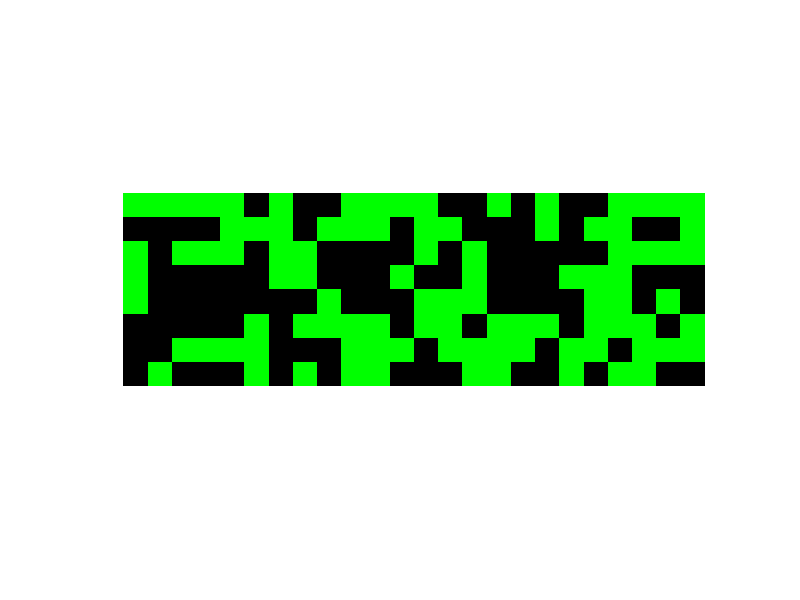

MATLAB code to generate this figure: (Note: this script raises an error after producing the figure.)
%% bigPat is 32x96 = 3072 pixels
%% smaller pat is 8x24  = 192 pixels

valsToPick = [ones(1,192/2) zeros(1,192/2)];
miniMatrix = zeros(8,24);
randInds   = randperm(192);

miniMatrix(:) = valsToPick(randInds);

bigMatrix = kron(miniMatrix,ones(4,4));

cMap = [0 1 0; 0 0 0];
f1 = figure('color', 'w', 'units', 'normalized', 'Position', [.1 .1 .9 .9])
imagesc(bigMatrix)
colormap(cMap);
axis equal off

export_fig('noisePattern', '-bmp')

load('/Users/tj_florence/Documents/MATLAB/tetheredMazeLibrary/meeting_analysis_files/11162013/learningPat.mat')

symStripes = ones(32,96);
symStripes(:,7:11) = 0;
symStripes(:,15:19) = 0;
symStripes(:,77:81) = 0;
symStripes(:,85:89) = 0;
symStripes = circshift(symStripes, [0 48])

f1 = figure('color', 'w', 'units', 'normalized', 'Position', [.1 .1 .9 .9])
imagesc(symStripes)
colormap(flipud(cMap));
axis equal off

export_fig('symPatternbitmap', '-bmp')
